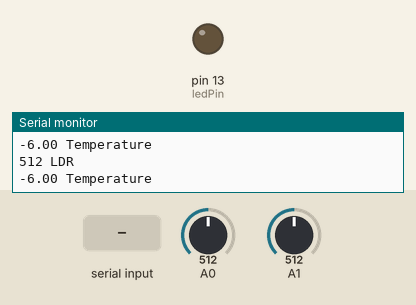
Bench run of a sketch on a simulated Arduino Uno, built with avr-gcc and run on an emulated ATmega328P. Parts: output pins drawn as LEDs (lit = HIGH), the last lines printed to the serial monitor. Inputs (shaded band) come from the test bench; at power-on: A0 = 512, A1 = 512.

Above: at 1.2 s.
1.3 s: "1" received over Serial
At 2.5 s:
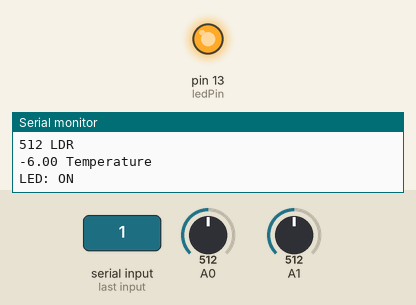
3.5 s: "0" received over Serial
At 5.3 s:
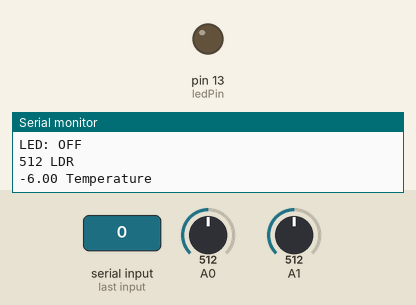
Timing chart, 0 to 6.8 s (numbered marks = the images above; inputs shaded):
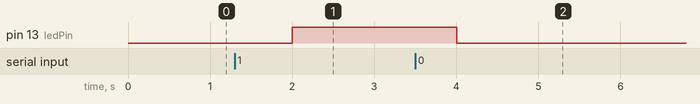

The sketch:

Exp9.ino
```cpp
#define ledPin 13
char state;
void setup() {
      pinMode(ledPin, OUTPUT);
      pinMode(A1, INPUT);
      pinMode(A0, INPUT);
      digitalWrite(ledPin, LOW);
      Serial.begin(9600); // Default communication rate of the Bluetooth module
}
void loop(){
  if(Serial.available() > 0){ // Checks whether data is comming from the serial port
    state = Serial.read(); // Reads the data from the serial port
    Serial.println(state);
  }
  Serial.print(analogRead(A0));
  Serial.println(" LDR ");
  Serial.print( 500 * analogRead(A1) / 1024.0);
  Serial.println(" Temperature ");
  if (state == '0') {
    digitalWrite(ledPin, LOW);  // Turn LED OFF
    Serial.println("LED: OFF"); // Send back, to the phone, the String "LED: ON"
    state = 0;
  }
  else if (state == '1') {
    digitalWrite(ledPin, HIGH);
    Serial.println("LED: ON");;
    state = 0;
  }
  delay(1000);
}
```

Measured:
- after the input at 1.3 s, pin 13 (ledPin): LOW → HIGH after 0.70 s
- after the input at 3.5 s, pin 13 (ledPin): HIGH → LOW after 0.51 s
